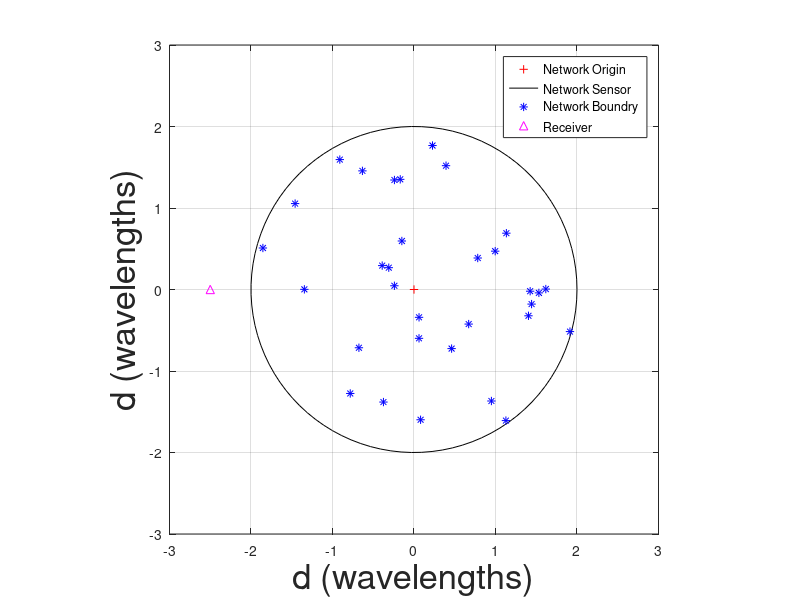

Here is the MATLAB script that generated this plot: (Note: this script raises an error after producing the figure.)
%% ME Electronic & Computer Engineering Final Year Project (EEEN40240)
%-------------------------------------------------------------------------%
%   University College Dublin (UCD)
%   School of Electrical, Electronic & Communications Engineering
%
%   Author: Jonathan D. Gorman
%   Project: Beam Pattern Synthesis in Sensor Arrays Using Optimisation
%   Algorithms
%
%   A driver .m file for the implementation of a Metropolis algorithm
%   for optimising a ULA with N elements
%
%   Version: 0.3 - 17/04/2015
%
%   Version specific comments:
%   1) updated commentary
%   2) vectorised where possible to increase efficiency
%   3) added additional stopping criteria and current bounds for final thesis
%-------------------------------------------------------------------------%

%--- uncomment for loop and corresponding 'end' for numerous samples ---%
% for k = 1:20 % loop for repeated output file generation

    % Preamble
    format long % longer cmd window format
    clear all % clears all initialised variables
    close all % closes all open windows
    clc % clears the command window
    
    % Simulation start output
    disp('Simulation started - WSN Beam Pattern Synthesis Using a Metropolis Algorithm')
    disp(date)
    disp(datestr(now, 'HH:MM:SS'))
    disp('-------------------------------------------------------------------')
    
    %%-- comment out the below code in order to create a random pattern --%
    seedInitial = 11; % set seed for random number generation of the network
    rng(seedInitial) % seed the random number generator
    
    %% Creating a circle and populating with random point sensor coordinates
    % Creating the circle and the random points
    R = 2.0; % radius of circle
    xCentre = 0.0; % x-coordinate of centre
    yCentre = 0.0; % y-coordinate of centre
    N = 32; % number of points
    r = R*sqrt(rand(N,1)); % random distance from origin
    t = 2*pi*rand(N,1); % random angle
    x = xCentre + r.*cos(t); % x-coordinate of point
    y = yCentre + r.*sin(t);% y-coordinate of point
    XRX = -2.5; % x-coordinate of the receiver
    YRX = 0; % y-coordinate of the receiver
    t2 = linspace(0,2*pi); % creates equally spaced points for 360 degrees
    X = xCentre + R*cos(t2); % creates X coordinates for circle
    Y = yCentre + R*sin(t2); % creates Y coordinates for circle
    
    % sensor plot for 32 WSN array
    plot(xCentre,yCentre,'r+',X,Y,'k',x,y,'b*',XRX,YRX,'m^') % plots centre, circle and point coordinates
    axis equal % axis equal
    xlabel('d (wavelengths)','FontSize',25)
    ylabel('d (wavelengths)','FontSize',25)
    legend('Network Origin', 'Network Sensor','Network Boundry','Receiver')
    grid on
    ylim([-(R+1.0) (R+1.0)])
    xlim([-(R+1.0) (R+1.0)])
    
    % randomising random number generator for remainder simulation
    seed = rand()*1e9; % randomise seed
    rng(seed + 1e1) % random number generator seeded
    
    %% Generate beampattern from sensor elements
    nAngle = 400; % number angles between 0 and 2*pi defined
    BRArray = []; % array to hold changes in the beam ratio
    thetaArray = zeros(1,nAngle); % array to hold values of theta
    aArray = []; % array to hold dolph-chebyshev weights
    
    % generate angles of theta
    thetaArray = zeros(1, nAngle); % initialise array to hold angles
    for m = 1:nAngle % loop through number of angles
        
        theta = ((m)*2*pi)/nAngle; % angles of theta for the array
        thetaArray(m) = theta; % storing the array elements
        
    end
    
    % generate phasor for each element at each angle of theta
    [th,rad] = cart2pol(x,y); % change sensor coordinates to polar form
    phasorMatrix = zeros(length(thetaArray),N); % create matrix to hold phasors
    
    for k = (1:length(thetaArray)) % loop through angles
        for n = (1:N)
            phasor = exp(-1*1j*2*pi*rad(n)*cos(thetaArray(k) - th(n))); % caclulate phasor
            phasorMatrix(k,n) = phasor; % store phasor
        end
    end
    
    % generate excitation vector such that resultant beam is steered at 180 degrees
    exciteInitial = conj(phasorMatrix((400),:))*1.0;
    
    % calculate initial phased matrix
    erInitial = phasorMatrix*exciteInitial';
    
    % find peaks of initial beampattern
    [ML, maxSL,BR] = peakFinder2D(erInitial);
    
    % store original beampattern parameters
    origBR = BR; % store original beam ratio
    origMaxSL = maxSL; % store original max sidelobe
    origML = ML; % store original main lobe
    
    % set initial parameters as initial optimum
    optBR= BR; % store initial beam ratio as optimum
    optMaxSL = maxSL; % store initial max side lobe as optimum
    optML= ML; % store initial main lobe as optimum
    
    optBR = origBR; % CF with current excitations
    currBR = origBR; % CF with current excitations
    exciteCurrent = exciteInitial; % set current excitation vector as the initial
    exciteOptimum = exciteInitial; % set current optimum excitation vector as the initial
    
    %% Metropolis Algorithm
    % Creating temperature profile
    maxIters = 20000; % maximum number of iterations defined
    maxTime = 10; % max time in seconds
    T0 = 0.2; % initial max temperature
    Tfinal = 0.0001; % final minimum temperature
    Tarray = [T0 zeros(1,maxIters-1)]; % array of temperature valeus
    alpha = nthroot(Tfinal,maxIters); % value of alpha
    minBR = 0.2; % minimum BR for performance measurments
    
    for n = 2:maxIters
        Tarray(n) = Tarray(n-1)*alpha;
    end
    
    probArray = []; % initialise array holding probabilities of acceptance values
    
    tic % start timer
    for n = 1:maxIters
        
        gauss = Tarray(n)*(randn(1,N) + randn(1,N)*1j); % create random excitation according to the standard deviation
        exciteGauss = exciteCurrent + gauss; % add random excitation to current vector
        
        %         exciteGauss((imag(exciteGauss) > 5)) = (real(exciteGauss((imag(exciteGauss) > 5)))+ 5j); % if imag component is greater than +5, set it to + 5
        %         exciteGauss((real(exciteGauss) > 5)) = (5 + imag(exciteGauss((real(exciteGauss) > 5)))*1j); % if real component is greater than +5, set it to + 5
        %         exciteGauss((imag(exciteGauss) < -5)) = (real(exciteGauss((imag(exciteGauss) < -5)))+ -5j); % if imag component is less than -5, set it to - 5
        %         exciteGauss((real(exciteGauss) < -5)) = (-5 + imag(exciteGauss((real(exciteGauss) < -5)))*1j); % if real component is less than -5, set it to - 5
        %
        erMetropolis = phasorMatrix*exciteGauss';  % generate of beampattern with random excitation
        
        [ML, maxSL, BR] = peakFinder2D(erMetropolis); % array parameters calculated for new array pattern
        gaussBR = BR; % find corresponding cost function
        gaussMaxSL = maxSL; % find corresponding cost function
        gaussML = ML; % find corresponding cost function
        
        if (gaussBR < optBR) % if random CF is better than optimum CF found
            
            exciteOptimum = exciteGauss; % store optimum excitation vector
            optBR = gaussBR; % set random CF as new optimum CF
            optMaxSL = gaussMaxSL; % set random Max SL as new optimum maxSL
            optML = gaussML; % set random ML as new optimum ML
            
            %--- continually draws plot, commented out for efficiency ---%
            %         drawnow
            %         plot((20*log10(abs(erMetropolis)/max(abs(erMetropolis)))))
            %         axis([0 400 -45 0])
            
        end
        
        prob = exp((-(currBR - optBR)/Tarray(n))); % calculate out probability of acceptance
        probArray = [probArray prob]; % add value to array of probabilities of acceptance
        BRArray = [BRArray optBR]; % add optimum BR value to array
        
        if (gaussBR < currBR) % if random CF is better than the current excitation vector, accept it
            
            exciteCurrent = exciteGauss; %  set current excitation to random excitation
            currBR = gaussBR; % set current CF to Gauss CF
            
        elseif (prob > rand) % Otherwise, take it with probability of acceptance
            
            exciteCurrent = exciteGauss; %  set current excitation to random excitations
            currBR = gaussBR; % set current CF to Gauss CF
            
        else % otherwise
            
            exciteCurrent; % keep the current excitation vector
            
        end
        
        % check to see if maximum set time has elapsed
        if ((toc >= maxTime) || (optBR <= minBR)) % if current time is greater than time limit or minimum BR met
            iters = n; % store corresponding iteration count
            endTime = toc;  % store corresponding finishing time
            break % bvreak out of loop
        end
        
    end
    
    erMetropolis = phasorMatrix*exciteOptimum'; % set optimised excitation current vector
    
    %% Metropolis Algorithm ULA Simulation Plots
    % plot change in CF against iterations
    figure
    plot(BRArray,'k')
    grid on
    xlabel('Iterations (n)','FontSize', 25)
    ylabel('Cost Function','FontSize', 25)
    hLegend = legend('Change in Cost Function');
    set(hLegend,'FontSize',15);
    
    % change in probability of acceptance versus iterations
    figure
    plot(probArray,'k')
    grid on
    xlabel('Iterations (n)','FontSize', 25)
    ylabel('Probability of Acceptance','FontSize', 25)
    hLegend = legend('Probability of Acceptance');
    set(hLegend,'FontSize',15);
    
    % Temperature profile of Metropolis Algorithm
    figure
    plot(Tarray,'k')
    grid on
    xlabel('Iterations (n)','FontSize', 25)
    ylabel('Temperature','FontSize', 25)
    hLegend = legend('Temperature Profile');
    set(hLegend,'FontSize',15);
    
    % linear plot comparing the initial beampattern with the optimised beampattern
    figure
    plot(rad2deg(thetaArray),abs(erInitial),'r--')
    hold on
    plot(rad2deg(thetaArray),abs(erMetropolis),'k')
    grid on
    xlabel('Angle \theta (degrees)','FontSize', 25)
    ylabel('Gain (dB)','FontSize', 25)
    hLegend = legend('Initial Beampattern','Metropolis Optimised Beampattern');
    set(hLegend,'FontSize',15);
    hold off
    
    % decibel plot comparing the initial beampattern with the optimised beampattern
    figure
    plot(rad2deg(thetaArray),(20*log10(abs(erInitial)/max(abs(erInitial)))),'r--')
    ylim([-40,5])
    hold on
    plot(rad2deg(thetaArray),(20*log10(abs(erMetropolis)/max(abs(erMetropolis)))),'k')
    grid on
    xlabel('Angle \theta (degrees)','FontSize', 25)
    ylabel('Er Magnitude (dB)','FontSize', 25)
    hLegend = legend('Initial Beampattern','Metropolis Optimised Beampattern');
    set(hLegend,'FontSize',15);
    hold off
    
    % polar plot comparing the initial beampattern with the optimised beampattern
    figure
    polar(thetaArray,abs(erInitial)','r--')
    hold on
    polar(thetaArray,abs(erMetropolis)','k')
    grid on
    hLegend = legend('Initial Beampattern','Metropolis Optimised Beampattern');
    set(hLegend,'FontSize',15);
    hold off
    
    % plot of optimised excitation current distribution
    figure
    plot(exciteOptimum,'*')
    hold on
    plot(1,0,'rx')
    axis square
    grid on
    xlabel('Real Component','FontSize', 25)
    ylabel('Imaginary Component','FontSize', 25)
    hLegend = legend('Optimised Excitation Current Values','Initial Excitation Current Values');
    set(hLegend,'FontSize',15);
    
    %% Statistics and Results
    % display simulation statistics and results
    disp('The optimised excitation current vector:')
    disp(exciteOptimum')
    disp('The number of iterations performed:')
    disp(iters)
    disp('The change in the Main Lobe:')
    disp(optML - origML)
    disp('The reduction in the Max Side Lobe in decibels:')
    disp(((20*log10(abs(optMaxSL)/max(abs(erMetropolis)))))+ abs((20*log10(abs(origMaxSL)/max(abs(erInitial))))))
    disp('The reduction in the Beam Ratio:')
    disp(optBR - origBR)
    disp('The number of changes in the Beam Ratio:')
    disp(numel(unique(BRArray)))
    disp('The norm of the optimised excitation current distribution:')
    disp(norm(exciteOptimum))
    disp('-------------------------------------------------------------------')
    
    %% End of simulation
    str1 = sprintf('./Metropolis_2D_matfiles/unBoundedPerfromanceBR_%d_Metropolis_2D_iters_%d_time_%d',optBR,iters,endTime);
    str2 = datestr(now,'mmm_dd_yyyy_HH_MM_SS');
    strout = [str1 str2 ('.mat')];
    save(strout,'iters','endTime','seed','optBR','origBR','optMaxSL','origMaxSL','optML','origML','erMetropolis','erInitial','exciteOptimum','thetaArray','BRArray','probArray','Tarray')
    
    beep % alert to indicate completion
    disp('Simulation ended ...')
    disp(date) % display date
    disp(datestr(now, 'HH:MM:SS')) % display
    % end of simulation
    
% end

